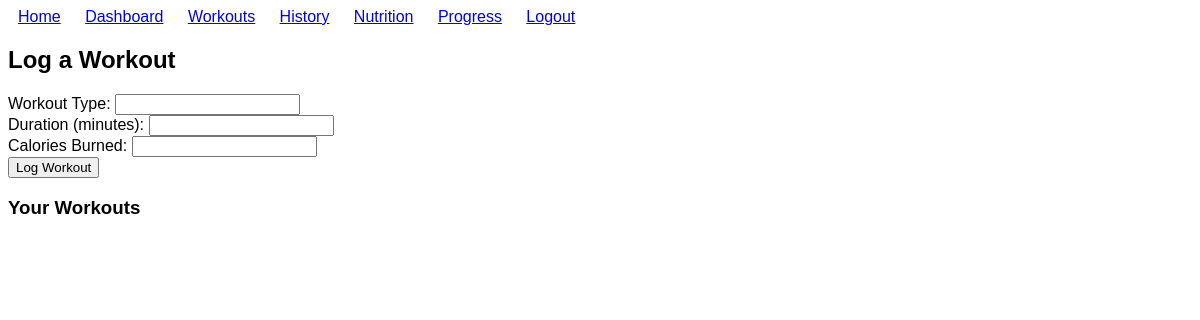
Before: /workouts (signed in) with the older database file.
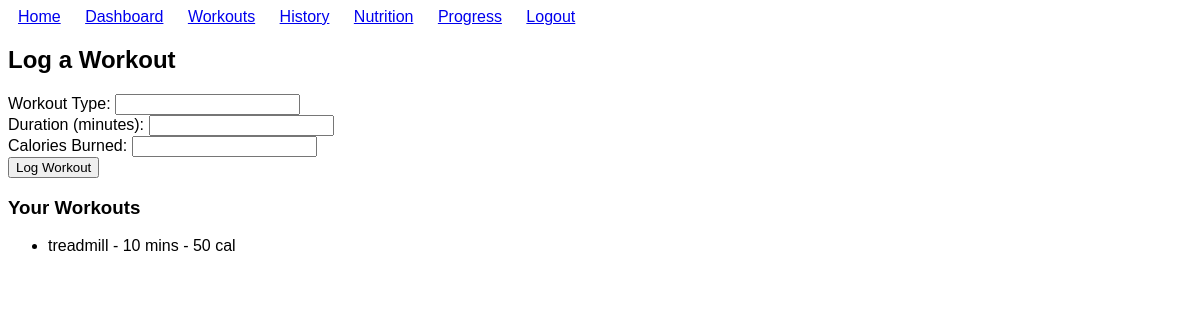
After: the same page with the newer database file.
### tables this page shows
CREATE TABLE workouts (
    id INTEGER PRIMARY KEY AUTOINCREMENT,
    user_id INTEGER,
    type TEXT,
    duration INTEGER,
    calories INTEGER
);

### fittrack/app.py (the view)
@app.route('/workouts', methods=['GET', 'POST'])
def workouts():
    if 'user_id' not in session:
        return redirect(url_for('login'))
    conn = get_db()
    if request.method == 'POST':
        data = (session['user_id'], request.form['type'], request.form['duration'], request.form['calories'])
        conn.execute("INSERT INTO workouts (user_id, type, duration, calories) VALUES (?, ?, ?, ?)", data)
        conn.commit()
    workouts = conn.execute("SELECT * FROM workouts WHERE user_id=?", (session['user_id'],)).fetchall()
    return render_template('workouts.html', workouts=workouts)

### fittrack/app.py (called while the page is built)
def get_db():
    conn = sqlite3.connect('database.db')
    return conn

### fittrack/templates/workouts.html
{% extends 'base.html' %}
{% block content %}
<h2>Log a Workout</h2>
<form method="POST">
    <label>Workout Type:</label>
    <input type="text" name="type" required><br>
    <label>Duration (minutes):</label>
    <input type="number" name="duration" required><br>
    <label>Calories Burned:</label>
    <input type="number" name="calories" required><br>
    <button type="submit">Log Workout</button>
</form>
<h3>Your Workouts</h3>
<ul>
{% for workout in workouts %}
    <li>{{ workout[2] }} - {{ workout[3] }} mins - {{ workout[4] }} cal</li>
{% endfor %}
</ul>
{% endblock %}

### fittrack/templates/base.html (shortened to what this page needs)
<!DOCTYPE html>
<html>
<head>
    <link rel="stylesheet" href="{{ url_for('static', filename='style.css') }}">
</head>
<body>
    <nav>
        <a href="/">Home</a>
        {% if 'user_id' in session %}
        <a href="/dashboard">Dashboard</a>
        <a href="/workouts">Workouts</a>
        <a href="/history">History</a>
        <a href="/nutrition">Nutrition</a>
        <a href="/streamlit">Progress</a>
        <a href="/logout">Logout</a>
        {% else %}
        <a href="/login">Login</a>
        <a href="/register">Register</a>
        {% endif %}
    </nav>
    <main>
        {% block content %}{% endblock %}
    </main>
</body>
</html>

### fittrack/static/style.css (style rules this page uses)
body { font-family: Arial, sans-serif; }
nav a { margin: 10px; }

Changed rows visible on the page:
added workouts: type "treadmill", duration "10", calories "50"
